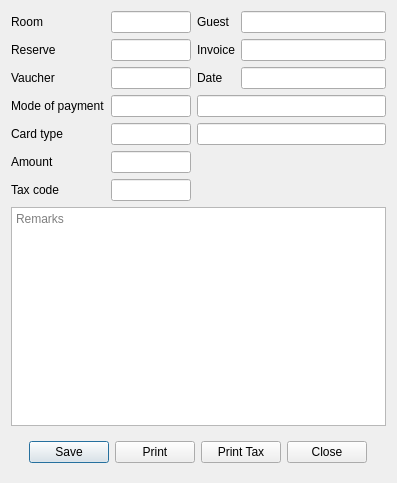
<?xml version="1.0" encoding="UTF-8"?>
<ui version="4.0">
 <class>DlgAdvance</class>
 <widget class="QDialog" name="DlgAdvance">
  <property name="geometry">
   <rect>
    <x>0</x>
    <y>0</y>
    <width>397</width>
    <height>483</height>
   </rect>
  </property>
  <property name="windowTitle">
   <string>Advance payment</string>
  </property>
  <layout class="QGridLayout" name="gridLayout">
   <item row="1" column="0">
    <widget class="QLabel" name="label_4">
     <property name="text">
      <string>Reserve</string>
     </property>
    </widget>
   </item>
   <item row="5" column="2">
    <widget class="EQLineEdit" name="leAmount">
     <property name="maximumSize">
      <size>
       <width>80</width>
       <height>16777215</height>
      </size>
     </property>
     <property name="focusPolicy">
      <enum>Qt::StrongFocus</enum>
     </property>
    </widget>
   </item>
   <item row="5" column="0">
    <widget class="QLabel" name="label_5">
     <property name="text">
      <string>Amount</string>
     </property>
    </widget>
   </item>
   <item row="3" column="2">
    <widget class="EQLineEdit" name="lePaymentCode">
     <property name="maximumSize">
      <size>
       <width>80</width>
       <height>16777215</height>
      </size>
     </property>
    </widget>
   </item>
   <item row="1" column="3">
    <widget class="QLabel" name="label_6">
     <property name="text">
      <string>Invoice</string>
     </property>
    </widget>
   </item>
   <item row="0" column="2">
    <widget class="EQLineEdit" name="leRoom">
     <property name="maximumSize">
      <size>
       <width>80</width>
       <height>16777215</height>
      </size>
     </property>
     <property name="focusPolicy">
      <enum>Qt::NoFocus</enum>
     </property>
     <property name="readOnly">
      <bool>true</bool>
     </property>
    </widget>
   </item>
   <item row="4" column="3" colspan="2">
    <widget class="EQLineEdit" name="leCardName">
     <property name="focusPolicy">
      <enum>Qt::NoFocus</enum>
     </property>
     <property name="readOnly">
      <bool>true</bool>
     </property>
    </widget>
   </item>
   <item row="0" column="4">
    <widget class="EQLineEdit" name="leGuest">
     <property name="focusPolicy">
      <enum>Qt::NoFocus</enum>
     </property>
     <property name="readOnly">
      <bool>true</bool>
     </property>
    </widget>
   </item>
   <item row="4" column="0" colspan="2">
    <widget class="QLabel" name="lbCard">
     <property name="text">
      <string>Card type</string>
     </property>
    </widget>
   </item>
   <item row="3" column="0" colspan="2">
    <widget class="QLabel" name="label_3">
     <property name="text">
      <string>Mode of payment</string>
     </property>
    </widget>
   </item>
   <item row="4" column="2">
    <widget class="EQLineEdit" name="leCardCode">
     <property name="maximumSize">
      <size>
       <width>80</width>
       <height>16777215</height>
      </size>
     </property>
    </widget>
   </item>
   <item row="0" column="3">
    <widget class="QLabel" name="label_2">
     <property name="text">
      <string>Guest</string>
     </property>
    </widget>
   </item>
   <item row="0" column="0">
    <widget class="QLabel" name="label">
     <property name="text">
      <string>Room</string>
     </property>
    </widget>
   </item>
   <item row="3" column="3" colspan="2">
    <widget class="EQLineEdit" name="lePaymentName">
     <property name="focusPolicy">
      <enum>Qt::NoFocus</enum>
     </property>
     <property name="readOnly">
      <bool>true</bool>
     </property>
    </widget>
   </item>
   <item row="7" column="0" colspan="5">
    <widget class="QTextEdit" name="teRemarks">
     <property name="placeholderText">
      <string>Remarks</string>
     </property>
    </widget>
   </item>
   <item row="2" column="0">
    <widget class="QLabel" name="label_7">
     <property name="text">
      <string>Vaucher</string>
     </property>
    </widget>
   </item>
   <item row="2" column="3">
    <widget class="QLabel" name="label_8">
     <property name="text">
      <string>Date</string>
     </property>
    </widget>
   </item>
   <item row="1" column="4">
    <widget class="EQLineEdit" name="leInvoice">
     <property name="readOnly">
      <bool>true</bool>
     </property>
    </widget>
   </item>
   <item row="2" column="4">
    <widget class="EDateEdit" name="deDate"/>
   </item>
   <item row="1" column="2">
    <widget class="EQLineEdit" name="leReserve">
     <property name="maximumSize">
      <size>
       <width>80</width>
       <height>16777215</height>
      </size>
     </property>
     <property name="readOnly">
      <bool>true</bool>
     </property>
    </widget>
   </item>
   <item row="2" column="2">
    <widget class="EQLineEdit" name="leVaucher">
     <property name="maximumSize">
      <size>
       <width>80</width>
       <height>16777215</height>
      </size>
     </property>
     <property name="readOnly">
      <bool>true</bool>
     </property>
    </widget>
   </item>
   <item row="8" column="0" colspan="5">
    <widget class="QWidget" name="widget" native="true">
     <layout class="QHBoxLayout" name="horizontalLayout">
      <item>
       <spacer name="horizontalSpacer">
        <property name="orientation">
         <enum>Qt::Horizontal</enum>
        </property>
        <property name="sizeHint" stdset="0">
         <size>
          <width>53</width>
          <height>20</height>
         </size>
        </property>
       </spacer>
      </item>
      <item>
       <widget class="QPushButton" name="btnSave">
        <property name="text">
         <string>Save</string>
        </property>
       </widget>
      </item>
      <item>
       <widget class="QPushButton" name="btnPrint">
        <property name="text">
         <string>Print</string>
        </property>
       </widget>
      </item>
      <item>
       <widget class="QPushButton" name="btnPrintTax">
        <property name="text">
         <string>Print Tax</string>
        </property>
       </widget>
      </item>
      <item>
       <widget class="QPushButton" name="btnClose">
        <property name="text">
         <string>Close</string>
        </property>
       </widget>
      </item>
      <item>
       <spacer name="horizontalSpacer_2">
        <property name="orientation">
         <enum>Qt::Horizontal</enum>
        </property>
        <property name="sizeHint" stdset="0">
         <size>
          <width>53</width>
          <height>20</height>
         </size>
        </property>
       </spacer>
      </item>
     </layout>
    </widget>
   </item>
   <item row="6" column="0">
    <widget class="QLabel" name="label_9">
     <property name="text">
      <string>Tax code</string>
     </property>
    </widget>
   </item>
   <item row="6" column="2">
    <widget class="EQLineEdit" name="leTax">
     <property name="maximumSize">
      <size>
       <width>80</width>
       <height>16777215</height>
      </size>
     </property>
     <property name="readOnly">
      <bool>true</bool>
     </property>
    </widget>
   </item>
  </layout>
 </widget>
 <customwidgets>
  <customwidget>
   <class>EQLineEdit</class>
   <extends>QLineEdit</extends>
   <header location="global">eqlineedit.h</header>
   <slots>
    <signal>customButtonClicked(bool)</signal>
   </slots>
  </customwidget>
  <customwidget>
   <class>EDateEdit</class>
   <extends>QLineEdit</extends>
   <header location="global">edateedit.h</header>
  </customwidget>
 </customwidgets>
 <tabstops>
  <tabstop>leReserve</tabstop>
  <tabstop>leInvoice</tabstop>
  <tabstop>leVaucher</tabstop>
  <tabstop>lePaymentCode</tabstop>
  <tabstop>leCardCode</tabstop>
  <tabstop>leAmount</tabstop>
  <tabstop>teRemarks</tabstop>
  <tabstop>btnSave</tabstop>
  <tabstop>btnPrint</tabstop>
  <tabstop>btnPrintTax</tabstop>
  <tabstop>btnClose</tabstop>
 </tabstops>
 <resources/>
 <connections/>
</ui>
